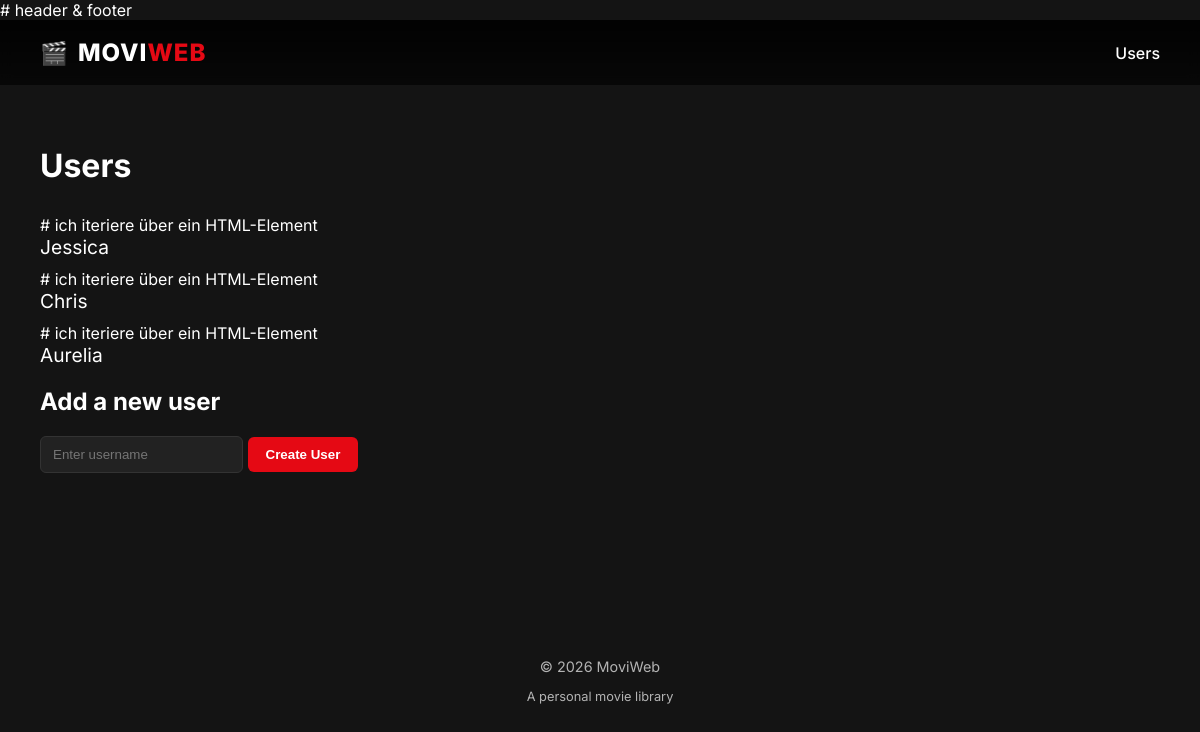
Before: / with the older database file.
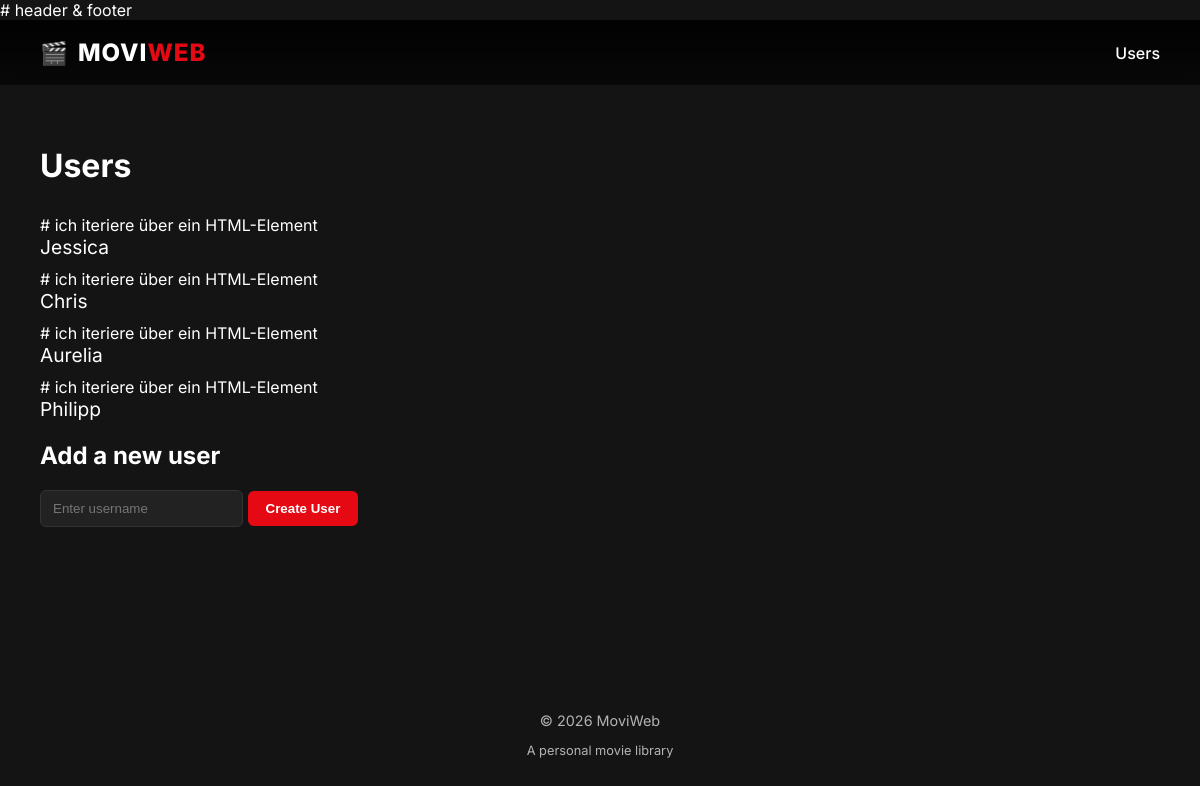
After: the same page with the newer database file.
### models.py (models this page shows)
class User(db.Model):
    id = db.Column(db.Integer, primary_key=True)
    name = db.Column(db.String(100), nullable=False)
    movies = db.relationship('Movie', backref='user', lazy=True)

### app.py (the view)
@app.route('/')
def home():
    users = data_manager.get_users()
    return render_template('index.html', users=users)

### data_manager.py (called while the page is built)
    def get_users(self):
        return User.query.all()

### templates/index.html
{% extends "base.html" %}
{% block content %}
<h1>Users</h1>
<ul class="user-list">
    {% for user in users %} # ich iteriere über ein HTML-Element
    <li class="user-entry">
        <a href="{{ url_for('user_movies', user_id=user.id) }}" class="btn">
            {{ user.name }}
        </a>
    </li>
    {% endfor %}
</ul>
<div class="add-user-section">
    <h2>Add a new user</h2>
    <form action="{{ url_for('add_user') }}" method="post">
        <input type="text" name="name" placeholder="Enter username" required>
        <button type="submit">Create User</button>
    </form>
</div>
{% endblock %}

### templates/base.html (shortened to what this page needs)
<!DOCTYPE html> # header & footer
<html lang="en">
<head>
    <link rel="stylesheet" href="{{ url_for('static', filename='style.css') }}">
</head>
<body>
<header class="main-header">
    <div class="nav-wrapper">
        <a href="{{ url_for('home') }}" class="logo-link">
            <span class="logo-icon">🎬</span>
            <span class="logo-text">MOVI<span>WEB</span></span>
        </a>
        <nav class="nav-menu">
            <a href="{{ url_for('home') }}" class="nav-item active">Users</a>
        </nav>
    </div>
</header>
<main class="main-content">
    {% block content %}{% endblock %}
</main>
<footer class="main-footer">
    <div class="footer-inner">
        <p>© 2026 MoviWeb</p>
        <p class="footer-sub">A personal movie library</p>
    </div>
</footer>
</body>
</html>

### static/style.css (style rules this page uses)
:root { --primary: #e50914; --bg-dark: #141414; --bg-darker: #0f0f0f; --card-bg: #1f1f1f; --text-light: #ffffff; --text-muted: #b3b3b3; --transition: all 0.25s ease; }
* { box-sizing: border-box; }
body { font-family: 'Inter', sans-serif; background: var(--bg-dark); color: var(--text-light); margin: 0; }
.main-header { position: sticky; top: 0; z-index: 100; background: linear-gradient( to bottom, rgba(0,0,0,0.9), rgba(0,0,0,0.6) ); backdrop-filter: blur(6px); }
.nav-wrapper { max-width: 1400px; margin: auto; padding: 18px 40px; display: flex; justify-content: space-between; align-items: center; }
.logo-link { text-decoration: none; display: flex; align-items: center; gap: 10px; }
.logo-icon { font-size: 1.4rem; }
.logo-text { font-weight: 800; font-size: 1.5rem; letter-spacing: 1px; }
.logo-text span { color: var(--primary); }
.nav-menu { display: flex; gap: 25px; }
.nav-item { text-decoration: none; color: var(--text-muted); font-weight: 500; transition: var(--transition); }
.nav-item.active { color: white; }
.main-content { max-width: 1400px; margin: auto; padding: 40px; }
a { color: var(--text-light); text-decoration: none; }
.user-list { list-style: none; padding: 0; margin-top: 30px; }
.user-entry { margin-bottom: 10px; }
.user-list a { font-size: 1.2rem; text-decoration: none; color: var(--text-light); transition: var(--transition); }
button { background: var(--primary); border: none; padding: 10px 18px; border-radius: 6px; color: white; font-weight: 600; cursor: pointer; transition: var(--transition); }
input[type="text"] { background: #222; border: 1px solid #333; color: white; padding: 10px 12px; border-radius: 6px; outline: none; }
.main-footer { margin-top: 80px; padding: 50px 20px; text-align: center; color: var(--text-muted); font-size: 0.9rem; }
.footer-sub { font-size: 0.8rem; margin-top: 6px; }

Changed rows visible on the page:
added User: name "Philipp"
